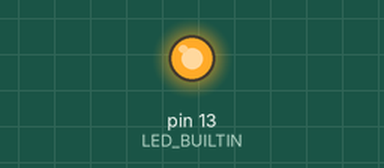
A sketch run on a simulated Arduino Uno, built with avr-gcc and run on an emulated ATmega328P. Shown: output pins drawn as LEDs (lit = HIGH). What the sketch prints to the serial monitor is not drawn.

Above: at 0.15 s.
At 5.3 s:
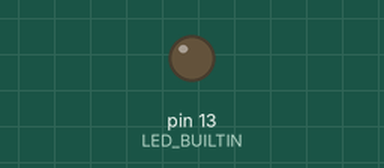
Timing chart, 0 to 10.4 s (numbered marks = the images above):
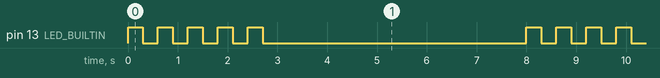

Measured:
- by itself, pin 13 (LED_BUILTIN): repeats every 8.0 s: 4 × (LOW 0.30 s, HIGH 0.30 s), LOW 5.3 s, HIGH 0.30 s
- by itself, everything shown: repeats every 8.0 s, in 10 steps

The sketch:

K04_8_Bildschirmausgabe.ino
```cpp
void setup() {
  pinMode(LED_BUILTIN, OUTPUT);
  Serial.begin(9600);
}

void loop() {
  for(byte Zaehler = 1; Zaehler <= 5; Zaehler++)
  {                        // (2)
    digitalWrite(LED_BUILTIN, HIGH);
    delay(300);
    digitalWrite(LED_BUILTIN, LOW);
    delay(300);
    Serial.print(" Zähler: ");
    Serial.print(Zaehler);
  }
  delay(5000);
  Serial.println("--- Loop-Ende ---");
}
```
